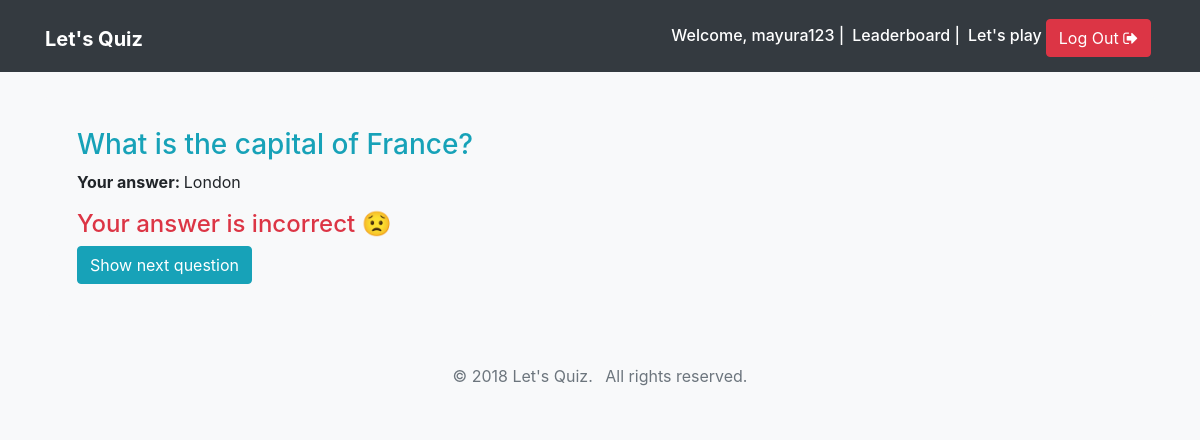
Screenshot of /submission-result/2 (signed in) with the database file from the repository.
### quiz/models.py (models this page shows, shortened)
class TimeStampedModel:
    created = db.Column(db.DateTime, default=datetime.utcnow)
    modified = db.Column(db.DateTime, default=datetime.utcnow, onupdate=datetime.utcnow)

class User(db.Model, UserMixin, TimeStampedModel):
    __tablename__ = "users"
    id = db.Column(db.Integer, primary_key=True)
    username = db.Column(db.String(150), unique=True, nullable=False)
    email = db.Column(db.String(150), unique=True)
    first_name = db.Column(db.String(100))
    last_name = db.Column(db.String(100))
    password_hash = db.Column(db.String(255))
    quiz_profile = db.relationship("QuizProfile", backref="user", uselist=False)

class Question(db.Model, TimeStampedModel):
    __tablename__ = "questions"
    id = db.Column(db.Integer, primary_key=True)
    html = db.Column(db.Text, nullable=False)
    is_published = db.Column(db.Boolean, default=False)
    maximum_marks = db.Column(db.Float, default=4.0)
    choices = db.relationship("Choice", backref="question", lazy=True)

class Choice(db.Model, TimeStampedModel):
    __tablename__ = "choices"
    id = db.Column(db.Integer, primary_key=True)
    question_id = db.Column(db.Integer, db.ForeignKey("questions.id"), nullable=False)
    is_correct = db.Column(db.Boolean, default=False)
    html = db.Column(db.Text)

### quiz/routes.py (the view)
@quiz_blueprint.route("/submission-result/<int:attempted_question_pk>")
@login_required
def submission_result(attempted_question_pk):
    attempted_question = AttemptedQuestion.query.get_or_404(attempted_question_pk)
    return render_template(
        "quiz/submission_result.html", attempted_question=attempted_question
    )

### app.py (called while the page is built)
@login_manager.user_loader
def load_user(user_id):
    return User.query.get(int(user_id))

### templates/quiz/submission_result.html (shortened to what this page needs)
{% extends 'base.html' %}  {% block content %}
<div class="container">
  <div class="jumbotron my-4">
    <h3 class="text-info">{{ attempted_question.question.html|safe }}</h3>
    <p>
      <strong>Your answer: </strong>
      {{ attempted_question.selected_choice.html|safe }}
    </p>
    {% if attempted_question.selected_choice.is_correct %}
    <h4 class="text-success">Yayy!! Your answer is correct. High Five! 🙌</h4>
    {% else %}
    <h4 class="text-danger">Your answer is incorrect 😟</h4>
    {% endif %}
    <a class="btn btn-info" href="{{ url_for('quiz.play') }}"
      >Show next question</a
    >
  </div>
</div>
{% endblock %}

### templates/base.html (shortened to what this page needs)
<!DOCTYPE html>
<html lang="en">
  <head>
    <link
      rel="stylesheet"
      href="https://maxcdn.bootstrapcdn.com/bootstrap/4.0.0-beta.2/css/bootstrap.min.css"
    />
    <link
      rel="stylesheet"
      href="https://maxcdn.bootstrapcdn.com/font-awesome/4.7.0/css/font-awesome.min.css"
    />
    <link
      rel="stylesheet"
      href="https://maxcdn.bootstrapcdn.com/font-awesome/4.7.0/css/font-awesome.min.css"
    />
    <link
      rel="stylesheet"
      href="{{ url_for('static', filename='css/main.css') }}"
    />
  </head>
  <body class="bg-light">
    <nav class="navbar navbar-expand-md navbar-dark bg-dark">
      <div class="container">
        <h1>
          <a href="{{ url_for('quiz.home') }}" class="navbar-brand">
            <strong>Let's Quiz</strong></a
          >
        </h1>
        <div class="collapse navbar-collapse justify-content-end" id="navbar">
          {% if not current_user.is_authenticated %}
          <a
            href="{{ url_for('quiz.leaderboard') }}"
            class="btn btn-info mt-1 mx-1"
            >Leaderboard</a
          >
          <a href="{{ url_for('quiz.login') }}" class="btn btn-info mt-1"
            ><i class="fa fa-sign-in" aria-hidden="true"></i> Log In</a
          >
          {% else %}
          <h6 class="text-white mt-2 mr-2">
            Welcome, {{ current_user.username }} |
          </h6>
          <h6 class="text-white mt-2 mr-2">
            <a href="{{ url_for('quiz.leaderboard') }}" class="text-white"
              >Leaderboard</a
            >
            |
          </h6>
          <h6 class="mt-2">
            <a href="{{ url_for('quiz.play') }}" class="text-white"
              >Let's play</a
            >
          </h6>
          <a
            href="{{ url_for('quiz.logout') }}"
            class="btn btn-danger mt-1 mx-1"
            >Log Out <i class="fa fa-sign-out" aria-hidden="true"></i
          ></a>
          {% endif %}
        </div>
      </div>
    </nav>
    {% block content %} {% endblock content %}
    <footer class="bg-light text-muted py-0">
      <div class="container py-4">
        <ul class="list-inline mb-0 text-center">
          <li class="list-inline-item">&copy; 2018 Let's Quiz.</li>
          <li class="list-inline-item">All rights reserved.</li>
        </ul>
      </div>
    </footer>
  </body>
</html>

### static/css/main.css (style rules this page uses)
.jumbotron { padding: 2rem; background-color: #f8f9fa; border-radius: .3rem; }

### rows the page displays
User: username "mayura123"
Question: question.html "What is the capital of France?"
Choice: selected_choice.html "London"
